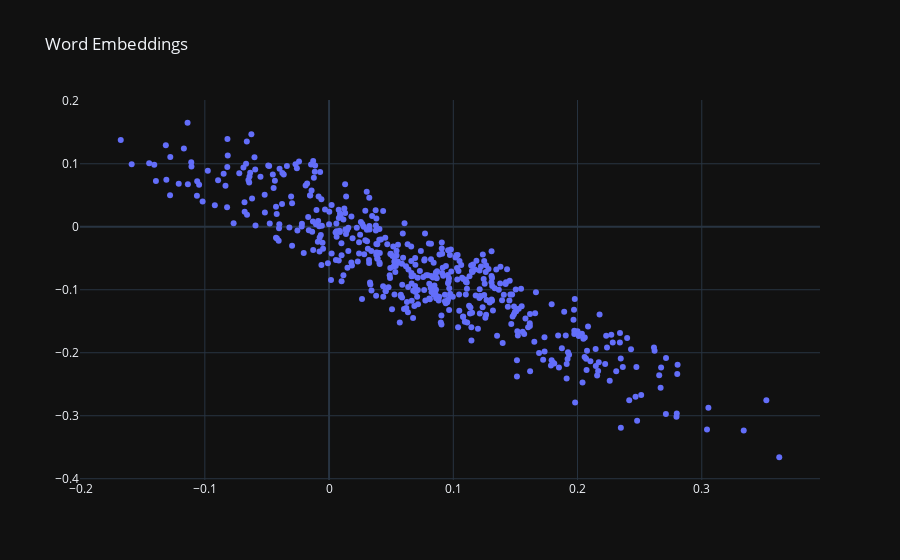

The notebook cell this image was saved under:
### Code cell
def plot_2d_embeddings(embeddings, id_start=1, count=100):
  # Get 1st and 2nd embedding dims for the desired tokens.
  x1 = embeddings[id_start:id_start+count, 0]
  x2 = embeddings[id_start:id_start+count, 1]

  # Plot with the plotly library.
  data = plotly.Scatter(x=x1, y=x2, text=tokens,
                        mode='markers', textposition='bottom left',
                        hoverinfo='text')
  fig = plotly.Figure(data=[data],
                      layout=plotly.Layout(title="Word Embeddings",
                                           hovermode='closest'))
  fig.show()

# Very frequent tokens tend to be more syntactic than semantic, so let's plot
# some rarer words.
plot_2d_embeddings(embeddings, id_start=500, count=500)

### Figure 1 — Plotly figure (JSON) as saved in the notebook; plotly's stock layout.template omitted (floating-point values rounded to 4 significant figures; data arrays with more than 128 entries replaced by an {"elided": "..."} marker saying what was removed)
{"data": [{"hoverinfo": "text", "mode": "markers", "text": ["bit", "tech", "net", "9", "10this", "is", "warfare", "on", "a", "wholly", "different", "and", "much", "more", "epic", "and", "unforgiving", "scale", "pc", "gamer", "83", "100a", "brilliantly", "in", "depth", "and", "vast", "war", "simulator", "that", "rewards", "your", "patience", "gamespot", "com", "8", "10arma", "ii", "is", "chock", "full", "of", "experiences", "and", "features", "you", "wont", "find", "in", "any", "other", "game", "where", "else", "can", "you", "fight", "in", "vast", "unscripted", "battles", "hop", "through", "the", "pasture", "as", "a", "rabbit", "or", "level", "a", "small", "town", "with", "a", "t", "72", "strategyinformer", "com", "8", "1", "10bohemia", "interactive", "has", "crafted", "an", "extraordinary", "simulation", "of", "modern", "war", "that", "is", "among", "the", "most", "immersive", "atmospheric", "and", "technologically", "astounding", "games", "weve", "ever", "see"], "textposition": "bottom left", "x": {"elided": "500 float values"}, "y": {"elided": "500 float values"}, "type": "scatter"}], "layout": {"hovermode": "closest", "title": {"text": "Word Embeddings"}}}
